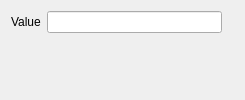
     <widget class="QWidget" name="page">
      <layout class="QHBoxLayout" name="horizontalLayout">
       <item>
        <layout class="QFormLayout" name="formLayout_2">
         <property name="fieldGrowthPolicy">
          <enum>QFormLayout::AllNonFixedFieldsGrow</enum>
         </property>
         <property name="formAlignment">
          <set>Qt::AlignRight|Qt::AlignTop|Qt::AlignTrailing</set>
         </property>
         <property name="horizontalSpacing">
          <number>6</number>
         </property>
         <property name="verticalSpacing">
          <number>6</number>
         </property>
         <item row="0" column="1">
          <layout class="QHBoxLayout" name="LayoutValidation1">
           <property name="spacing">
            <number>5</number>
           </property>
           <property name="topMargin">
            <number>0</number>
           </property>
           <item>
            <widget class="QLineEdit" name="FixedStringValue">
             <property name="sizePolicy">
              <sizepolicy hsizetype="MinimumExpanding" vsizetype="Fixed">
               <horstretch>0</horstretch>
               <verstretch>0</verstretch>
              </sizepolicy>
             </property>
             <property name="minimumSize">
              <size>
               <width>175</width>
               <height>0</height>
              </size>
             </property>
             <property name="maximumSize">
              <size>
               <width>175</width>
               <height>16777215</height>
              </size>
             </property>
             <property name="text">
              <string notr="true"/>
             </property>
            </widget>
           </item>
           <item>
            <widget class="QLabel" name="LabelValidation1">
             <property name="text">
              <string/>
             </property>
             <property name="pixmap">
              <pixmap>:/engine/images/invalid.png</pixmap>
             </property>
            </widget>
           </item>
          </layout>
         </item>
         <item row="0" column="0">
          <widget class="QLabel" name="label_4">
           <property name="text">
            <string>Value</string>
           </property>
          </widget>
         </item>
        </layout>
       </item>
      </layout>
     </widget>
